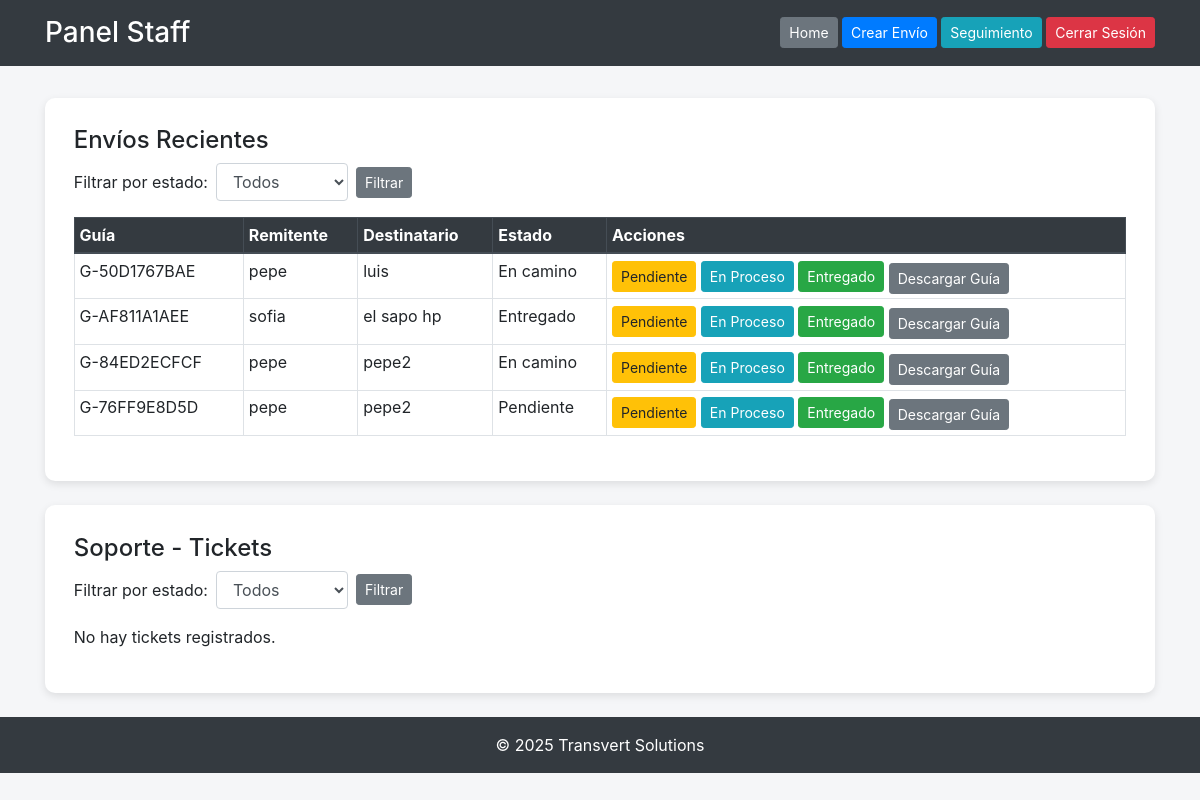
The page /staff_panel/ (signed in) on the database as committed earlier.
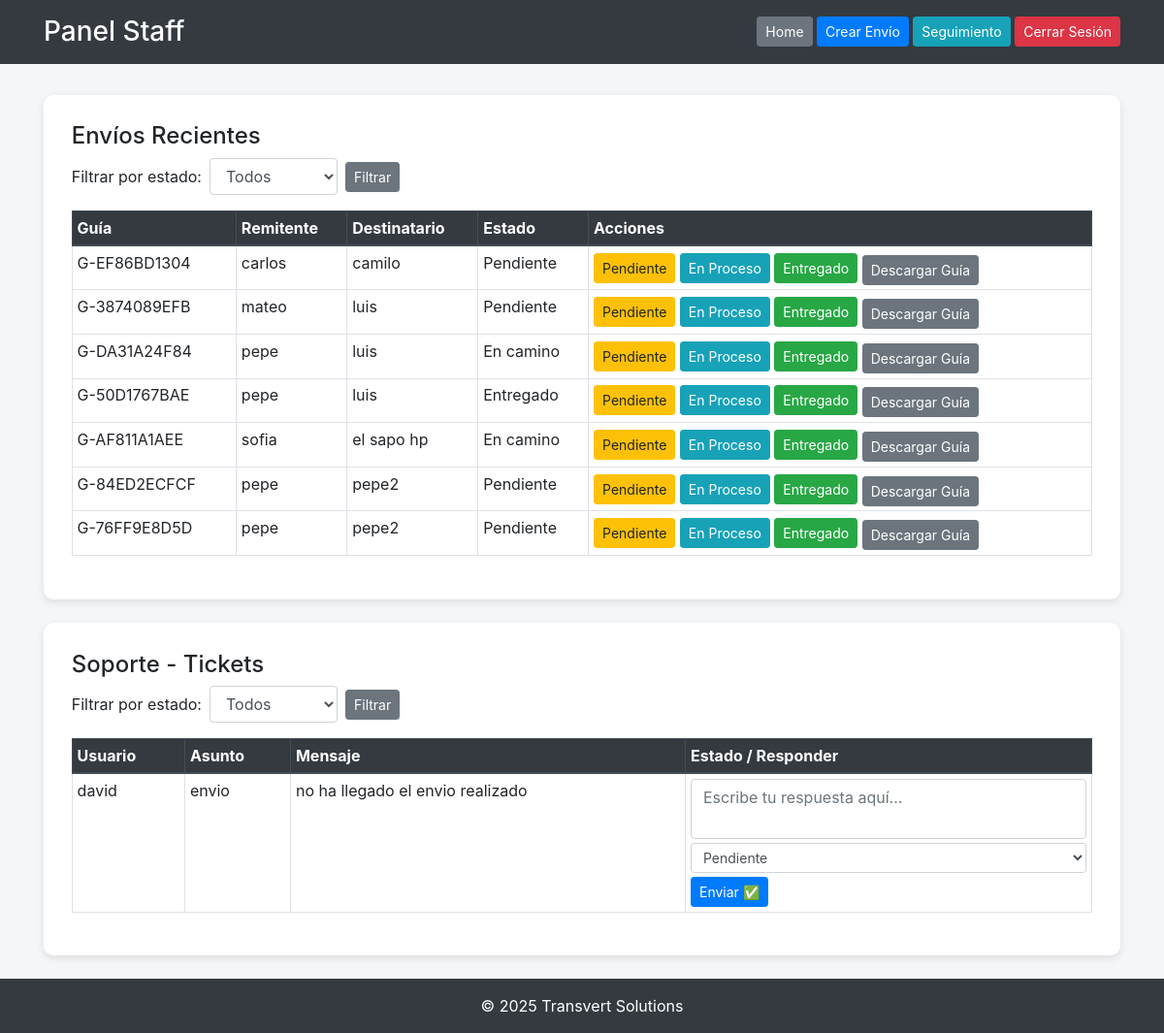
The same page on the database as committed later.
### core/models.py (models this page shows, shortened)
class Envio(models.Model):
    numero_guia = models.CharField(max_length=20, unique=True)
    remitente_nombre = models.CharField(max_length=100)
    remitente_telefono = models.CharField(max_length=20)
    remitente_email = models.EmailField(blank=True, null=True)
    destinatario_nombre = models.CharField(max_length=100)
    destinatario_telefono = models.CharField(max_length=20)
    destinatario_email = models.EmailField(blank=True, null=True)
    tipo_envio = models.CharField(max_length=20)
    peso = models.DecimalField(max_digits=10, decimal_places=2)
    dimensiones = models.CharField(max_length=100, blank=True, null=True)
    direccion_origen = models.CharField(max_length=200)
    direccion_destino = models.CharField(max_length=200)
    estado = models.CharField(max_length=20, default="Pendiente")
    fecha_creado = models.DateTimeField(auto_now_add=True)

class SoporteTicket(models.Model):
    PRIORIDAD_CHOICES = [
        ('Baja', 'Baja'),
        ('Media', 'Media'),
        ('Alta', 'Alta')
    ]
    ESTADO_CHOICES = [
        ('Pendiente', 'Pendiente'),
        ('En proceso', 'En proceso'),
        ('Respondido', 'Respondido')
    ]
    usuario = models.ForeignKey(User, on_delete=models.CASCADE)
    asunto = models.CharField(max_length=200)
    descripcion = models.TextField()
    correo = models.EmailField(max_length=255, blank=True, null=True)
    prioridad = models.CharField(
        max_length=10,
        choices=PRIORIDAD_CHOICES,
        default='Media'
    )
    estado = models.CharField(
        max_length=20,
        choices=ESTADO_CHOICES,
        default="Pendiente"
    )
    fecha = models.DateTimeField(auto_now_add=True)

### core/views.py (the view)
# urls.py: path('staff_panel/', views.staff_panel, name='staff_panel'),
@login_required(login_url='login')
def staff_panel(request):
    envios = Envio.objects.all().order_by('-id')
    tickets = SoporteTicket.objects.all().order_by('-fecha')
    estado_envio = request.GET.get('estado_envio')
    if estado_envio:
        envios = envios.filter(estado=estado_envio)
    estado_ticket = request.GET.get('estado_ticket')
    if estado_ticket:
        tickets = tickets.filter(estado=estado_ticket)
    return render(request, 'staff_panel.html', {
        'envios': envios,
        'tickets': tickets
    })

### core/templates/staff_panel.html (shortened to what this page needs)
{% load static %}
<!DOCTYPE html>
<html lang="es">
<head>
    <link rel="stylesheet" href="https://stackpath.bootstrapcdn.com/bootstrap/4.5.2/css/bootstrap.min.css">
</head>
<body>
<header class="container-fluid">
    <div class="container d-flex justify-content-between align-items-center">
        <h3 class="m-0">Panel Staff</h3>
        <div>
            <a href="{% url 'home' %}" class="btn btn-secondary btn-sm">Home</a>
            <a href="{% url 'crear_envio' %}" class="btn btn-primary btn-sm">Crear Envío</a>
            <a href="{% url 'seguimiento_envio' %}" class="btn btn-info btn-sm">Seguimiento</a>
            <a href="{% url 'logout' %}" class="btn btn-danger btn-sm">Cerrar Sesión</a>
        </div>
    </div>
</header>
<main class="container">
    <div class="panel-card">
        <h4>Envíos Recientes</h4>
        <form method="GET" class="form-inline mb-3">
            <label class="mr-2">Filtrar por estado:</label>
            <select name="estado_envio" class="form-control mr-2">
                <option value="">Todos</option>
            </select>
            <button type="submit" class="btn btn-secondary btn-sm">Filtrar</button>
        </form>
        {% if envios %}
            <table class="table table-bordered table-sm mt-3">
                <thead class="thead-dark">
                    <tr>
                        <th>Guía</th>
                        <th>Remitente</th>
                        <th>Destinatario</th>
                        <th>Estado</th>
                        <th>Acciones</th>
                    </tr>
                </thead>
                <tbody>
                    {% for envio in envios %}
                        <tr>
                            <td>{{ envio.numero_guia }}</td>
                            <td>{{ envio.remitente_nombre }}</td>
                            <td>{{ envio.destinatario_nombre }}</td>
                            <td>{{ envio.estado }}</td>
                            <td>
                                <form method="POST" action="{% url 'actualizar_estado_envio' %}" style="display:inline-block;">
                                    <button name="nuevo_estado" value="Pendiente" class="btn btn-warning btn-sm">Pendiente</button>
                                    <button name="nuevo_estado" value="En Proceso" class="btn btn-info btn-sm">En Proceso</button>
                                    <button name="nuevo_estado" value="Entregado" class="btn btn-success btn-sm">Entregado</button>
                                </form>
                                <a href="{% url 'descargar_guia_pdf' envio.id %}" class="btn btn-secondary btn-sm mt-1">Descargar Guía</a>
                            </td>
                        </tr>
                    {% endfor %}
                </tbody>
            </table>
        {% else %}
            <p>No hay envíos registrados.</p>
        {% endif %}
    </div>
    <div class="panel-card">
        <h4>Soporte - Tickets</h4>
        <form method="GET" class="form-inline mb-3">
            <label class="mr-2">Filtrar por estado:</label>
            <select name="estado_ticket" class="form-control mr-2">
                <option value="">Todos</option>
            </select>
            <button type="submit" class="btn btn-secondary btn-sm">Filtrar</button>
        </form>
        {% if tickets %}
            <table class="table table-bordered table-sm mt-3">
                <thead class="thead-dark">
                    <tr>
                        <th>Usuario</th>
                        <th>Asunto</th>
                        <th>Mensaje</th>
                        <th>Estado / Responder</th>
                    </tr>
                </thead>
                <tbody>
                    {% for ticket in tickets %}
                        <tr>
                            <td>{{ ticket.usuario.username }}</td>
                            <td>{{ ticket.asunto }}</td>
                            <td>{{ ticket.descripcion }}</td>
                            <td>
                                <form method="POST" action="{% url 'responder_ticket' ticket.id %}">
                                    <textarea name="mensaje" class="form-control mb-1" rows="2" placeholder="Escribe tu respuesta aquí..."></textarea>
                                    <select name="estado" class="form-control form-control-sm mb-1">
                                        <option value="Pendiente" {% if ticket.estado == 'Pendiente' %}selected{% endif %}>Pendiente</option>
                                    </select>
                                    <button type="submit" class="btn btn-primary btn-sm">Enviar ✅</button>
                                </form>
                            </td>
                        </tr>
                    {% endfor %}
                </tbody>
            </table>
        {% else %}
            <p>No hay tickets registrados.</p>
        {% endif %}
    </div>
</main>
<footer class="container-fluid bg-dark text-white text-center py-3">
    &copy; 2025 Transvert Solutions
</footer>
</body>
</html>

### core/templates/staff_panel.html (style rules this page uses)
body { background-color: #f5f6f8; }
header { background-color: #343a40; color: white; padding: 1rem 0; margin-bottom: 2rem; }
.panel-card { background: #fff; border-radius: 10px; padding: 1.8rem; box-shadow: 0 3px 8px rgba(0,0,0,0.1); margin-bottom: 1.5rem; }
textarea { resize: none; }

Rows that differ between the two databases and show on the page:
added Envio: numero_guia "G-EF86BD1304", remitente_nombre "carlos", destinatario_nombre "camilo", estado "Pendiente"
added Envio: numero_guia "G-3874089EFB", remitente_nombre "mateo", destinatario_nombre "luis", estado "Pendiente"
added Envio: numero_guia "G-DA31A24F84", remitente_nombre "pepe", destinatario_nombre "luis", estado "En camino"
changed Envio "G-50D1767BAE": estado "En camino" → "Entregado"
changed Envio "G-AF811A1AEE": estado "Entregado" → "En camino"
changed Envio "G-84ED2ECFCF": estado "En camino" → "Pendiente"
added SoporteTicket: usuario.username "david", asunto "envio", descripcion "no ha llegado el envio realizado"
Other text that changed with them:
text no longer shown: "No hay tickets registrados."
text now shown: "Usuario Asunto Mensaje Estado / Responder"
